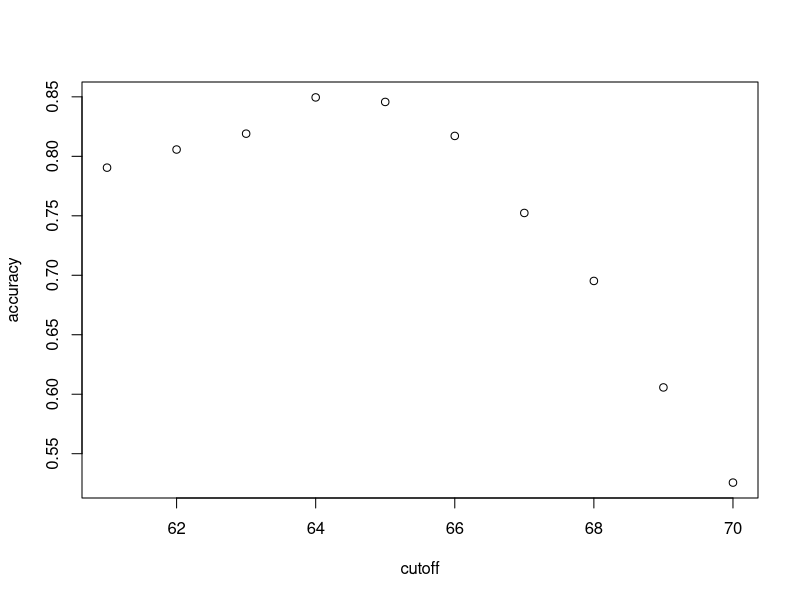

This chart was generated by the following R code:
library(tidyverse)
library(caret)
library(dslabs)
data(heights)

# define the outcome and predictors
y <- heights$sex
x <- heights$height

# generate training and test sets
set.seed(2007)
test_index <- createDataPartition(y, times = 1, p = 0.5, list = FALSE)
test_set <- heights[test_index, ]
train_set <- heights[-test_index, ]

# guess the outcome
y_hat <- sample(c("Male", "Female"), length(test_index), replace = TRUE)
y_hat <- sample(c("Male", "Female"), length(test_index), replace = TRUE) %>% 
  factor(levels = levels(test_set$sex))

# compute accuracy
mean(y_hat == test_set$sex)
heights %>% group_by(sex) %>% summarize(mean(height), sd(height))
y_hat <- ifelse(x > 62, "Male", "Female") %>% factor(levels = levels(test_set$sex))
mean(y == y_hat)

# examine the accuracy of 10 cutoffs
cutoff <- seq(61, 70)
accuracy <- map_dbl(cutoff, function(x){
  y_hat <- ifelse(train_set$height > x, "Male", "Female") %>% 
    factor(levels = levels(test_set$sex))
  mean(y_hat == train_set$sex)
})
accuracy
max(accuracy)
best_cutoff <- cutoff[which.max(accuracy)]
best_cutoff
y_hat <- ifelse(test_set$height > best_cutoff, "Male", "Female") %>% 
  factor(levels = levels(test_set$sex))
y_hat <- factor(y_hat)
mean(y_hat == test_set$sex)

plot(cutoff,accuracy)
